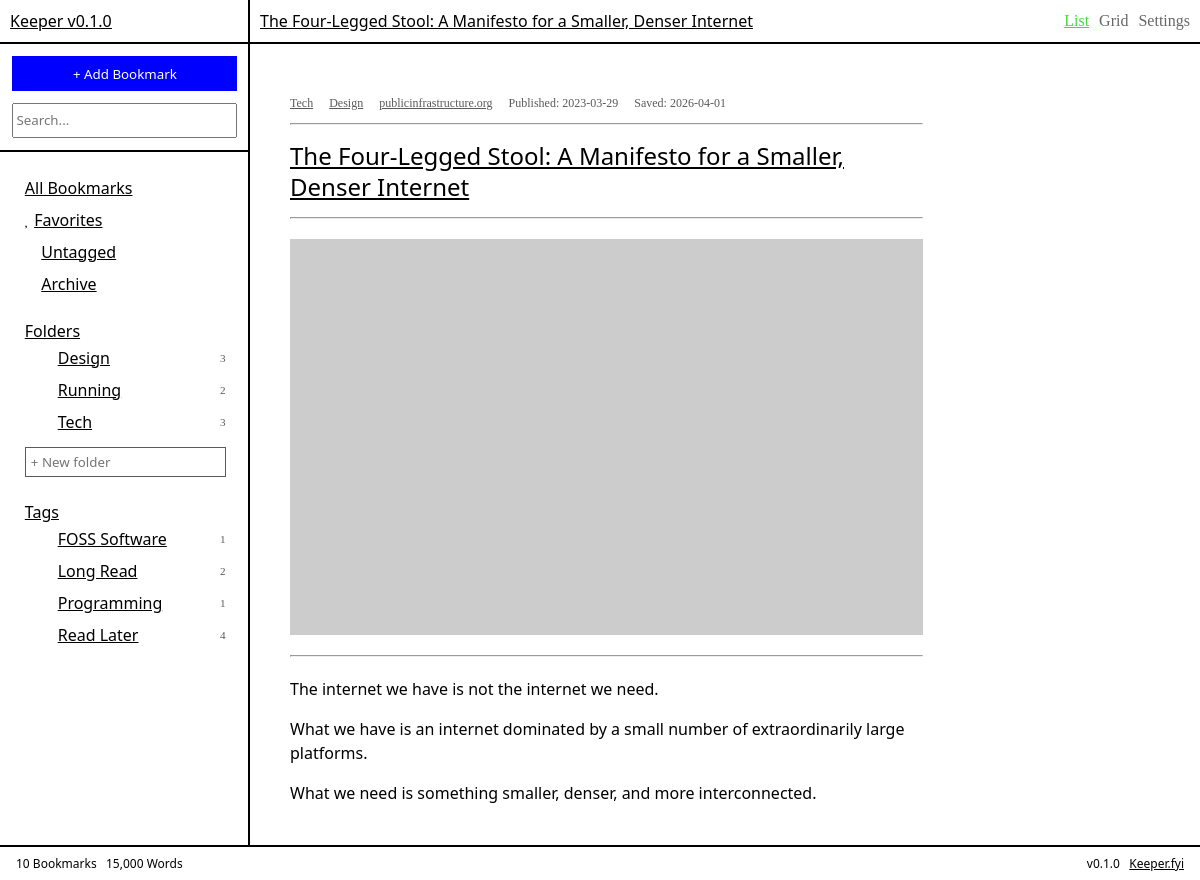
The app's page /bookmark/22 with its own data.
### tables this page shows
CREATE TABLE folders (
    id   INTEGER PRIMARY KEY AUTOINCREMENT,
    name TEXT UNIQUE NOT NULL
);

CREATE TABLE tags (
    id   INTEGER PRIMARY KEY AUTOINCREMENT,
    name TEXT UNIQUE NOT NULL
);

CREATE TABLE bookmarks (
    id            INTEGER PRIMARY KEY AUTOINCREMENT,
    url           TEXT NOT NULL,
    title         TEXT,
    description   TEXT,
    author        TEXT,
    content       TEXT,
    image_url     TEXT,
    favicon_url   TEXT,
    domain        TEXT,
    published     TEXT,
    saved_at      DATETIME DEFAULT CURRENT_TIMESTAMP,
    is_favorite   INTEGER DEFAULT 0,
    is_archived   INTEGER DEFAULT 0,
    word_count    INTEGER DEFAULT 0,
    site_name     TEXT,
    language      TEXT,
    read_time     INTEGER,
    canonical_url TEXT
, article_path TEXT);

### app.py (the view)
@app.route("/bookmark/<int:id>")
def reading(id):
    bookmark = get_bookmark(id)
    if not bookmark:
        return "Bookmark not found", 404
    folders = get_all_folders()
    tags = get_all_tags()
    return render_template("reading.html",
        bookmark=bookmark,
        folders=folders,
        tags=tags
    )

### db.py (called while the page is built)
def get_db():
    conn = sqlite3.connect("keeper.db")
    conn.row_factory = sqlite3.Row
    conn.execute("PRAGMA foreign_keys = ON")
    return conn

def get_bookmark(id):
    db = get_db()
    return db.execute("""
        SELECT b.*,
               GROUP_CONCAT(DISTINCT f.name) as folders,
               GROUP_CONCAT(DISTINCT t.name) as tags
        FROM bookmarks b
        LEFT JOIN bookmark_folders bf ON b.id = bf.bookmark_id
        LEFT JOIN folders f           ON bf.folder_id = f.id
        LEFT JOIN bookmark_tags bt    ON b.id = bt.bookmark_id
        LEFT JOIN tags t              ON bt.tag_id = t.id
        WHERE b.id = ?
        GROUP BY b.id
    """, (id,)).fetchone()

def get_all_folders():
    db = get_db()
    return db.execute("""
        SELECT f.*, COUNT(bf.bookmark_id) as bookmark_count
        FROM folders f
        LEFT JOIN bookmark_folders bf ON f.id = bf.folder_id
        LEFT JOIN bookmarks b ON bf.bookmark_id = b.id
            AND b.is_archived = 0
        GROUP BY f.id
        ORDER BY f.name ASC
    """).fetchall()

def get_all_tags():
    db = get_db()
    return db.execute("""
        SELECT t.*, COUNT(bt.bookmark_id) as bookmark_count
        FROM tags t
        LEFT JOIN bookmark_tags bt ON t.id = bt.tag_id
        LEFT JOIN bookmarks b ON bt.bookmark_id = b.id
            AND b.is_archived = 0
        GROUP BY t.id
        ORDER BY t.name ASC
    """).fetchall()

### templates/reading.html (shortened to what this page needs)
{% extends "base.html" %}
{% block topbar %}{{ bookmark['title'] }}{% endblock %}
{% block content %}
<div class="reading-view">
  <div class="reading-meta-top">
    {% if bookmark['folders'] %}
      {% for folder in bookmark['folders'].split(',') %}
        <a href="/folder/{{ folder }}" class="meta-link bookmark-folder">{{ folder }}</a>
      {% endfor %}
    {% endif %}
    <a href="{{ bookmark['url'] }}" class="meta-link bookmark-domain" target="_blank">
      {{ bookmark['domain'] }}
    </a>
    {% if bookmark['published'] %}
      <span class="bookmark-date">Published: {{ bookmark['published'] }}</span>
    {% endif %}
    <span class="bookmark-date">Saved: {{ bookmark['saved_at'] }}</span>
  </div>
  <hr>
  <h1 class="reading-title">
    <a href="{{ bookmark['url'] }}" target="_blank">{{ bookmark['title'] }}</a>
  </h1>
  <hr>
  {% if bookmark['image_url'] %}
  <div class="reading-hero">
    <img src="{{ bookmark['image_url'] }}" alt="hero image" />
  </div>
  <hr>
  {% endif %}
  <div class="reading-body">
    {% if bookmark['content'] %}
      {% for paragraph in bookmark['content'].split('\n\n') %}
        <p>{{ paragraph }}</p>
      {% endfor %}
    {% else %}
      <p class="reading-placeholder">
        No article content saved.
        <a href="{{ bookmark['url'] }}" target="_blank">Read on {{ bookmark['domain'] }}</a>
      </p>
    {% endif %}
  </div>
</div>
{% endblock %}

### templates/base.html (shortened to what this page needs)
<!doctype html>
<html lang="en">
  <head>
    <link rel="stylesheet" href="{{ url_for('static', filename='style.css') }}" />
  </head>
  <body>
    <div class="app">
      <div class="app-body">
        <div class="sidebar">
          <div class="sidebar-header"><a href="/">Keeper v0.1.0</a></div>
          <div class="function-box">
  <div id="add-bookmark-container">
    <button class="button" id="add-bookmark-btn" onclick="showAddForm()">
      + Add Bookmark
    </button>
  </div>
  <input
    class="search"
    type="search"
    name="q"
    placeholder="Search..."
    hx-get="/"
    hx-trigger="input delay:300ms"
    hx-target="#bookmark-list"
    hx-swap="innerHTML"
  />
</div>
          <div class="links">
            <ul class="main-links">
              <li>
                <a href="/"
                  hx-get="/"
                  hx-target="#bookmark-list"
                  hx-swap="innerHTML"
                  hx-push-url="true">All Bookmarks</a>
              </li>
              <li><span class="link-icon"></span>
                <a href="/favorites"
                  hx-get="/favorites"
                  hx-target="#bookmark-list"
                  hx-swap="innerHTML"
                  hx-push-url="true">Favorites
                </a>
              </li>
              <li><span class="link-icon">󱈠</span>
                <a href="/untagged"
                  hx-get="/untagged"
                  hx-target="#bookmark-list"
                  hx-swap="innerHTML"
                  hx-push-url="true">Untagged
                </a>
              </li>
              <li><span class="link-icon">󰀼</span>
                <a href="/archived"
                  hx-get="/archived"
                  hx-target="#bookmark-list"
                  hx-swap="innerHTML"
                  hx-push-url="true">Archive
                </a>
              </li>
            </ul>
          </div>
          <div class="links">
            <div class="link-title">Folders</div>
            {% include "partials/folder_list.html" %}
            <form hx-post="/folders"
                  hx-target="#folder-list"
                  hx-swap="outerHTML"
                  hx-on::after-request="this.reset()">
              <input class="sidebar-inline-input" type="text" name="name" placeholder="+ New folder" />
            </form>
          </div>
          <div class="links">
            <div class="link-title">Tags</div>
            <ul class="tag-links">
              {% for tag in tags %}
              <li>
                <span class="link-arrow">󰘍</span>
                <span class="link-icon">󰓹</span>
                <a href="/tag/{{ tag['name'] }}"
                    hx-get="/tag/{{ tag['name'] }}"
                    hx-target="#bookmark-list"
                    hx-swap="innerHTML"
                    hx-push-url="true">{{ tag['name'] }}</a>
                  <span class="link-count">{{ tag['bookmark_count'] }}</span>
                </li>
                {% endfor %}
            </ul>
          </div>
        </div>
        <main class="content">
          <div class="top-bar">
            <span class="top-bar-title">{% block topbar %}All Bookmarks{% endblock %}</span>
            <div class="top-bar-icons">
              <div hx-get="/"
                  hx-target="#bookmark-list"
                  hx-swap="innerHTML"
                  hx-push-url="true"
                  title="List View"
                  onclick="setActiveView(this)"
                  class="active">List</div>
                  <div hx-get="/grid"
                  hx-target="#bookmark-list"
                  hx-swap="innerHTML"
                  hx-push-url="true"
                  title="Grid View"
                  onclick="setActiveView(this)">Grid</div>
              <div title="Settings">Settings</div>
            </div>
          </div>
          <div class="bookmark-list" id="bookmark-list">
            {% block content %}
            {% endblock %}
          </div>
        </main>
      </div>
      <footer class="status-bar">
        <span>10 Bookmarks &nbsp; 15,000 Words</span>
        <span>v0.1.0 &nbsp; <a href="https://keeper.fyi">Keeper.fyi</a></span>
      </footer>
    </div>
  </body>
</html>

### templates/partials/folder_list.html
<ul class="folder-links" id="folder-list">
  {% for folder in folders %}
  <li>
    <span class="link-arrow">󰘍</span>
    <span class="link-icon"></span>
    <a href="/folder/{{ folder['name'] }}"
       hx-get="/folder/{{ folder['name'] }}"
       hx-target="#bookmark-list"
       hx-swap="innerHTML"
       hx-push-url="true">{{ folder['name'] }}</a>
    <span class="link-count">{{ folder['bookmark_count'] }}</span>
  </li>
  {% endfor %}
</ul>

### static/style.css (style rules this page uses)
* { box-sizing: border-box; margin: 0; }
:root { --keeper-blue: blue; --keeper-orange: #fb4402; --keeper-yellow: #e1fb8d; --keeper-green: #3dde3a; --keeper-purple: #2f0e68; --keeper-grey: #5a5a5a; font-size: 12pt; }
body { font-family: "Berkeley", system-ui, monospace; }
a { color: black; }
.app { display: flex; flex-direction: column; height: 100vh; }
.app-body { display: flex; flex: 1; overflow: hidden; }
.sidebar { width: 250px; flex-shrink: 0; border-right: 2px solid black; }
.sidebar-header { border-bottom: 2px solid black; padding: 10px; text-decoration: underline; }
.function-box { border-bottom: 2px solid black; padding: 5%; }
.button { width: 225px; height: 35px; background-color: var(--keeper-blue); color: white; font-family: inherit; appearance: none; border: none; cursor: pointer; margin-bottom: 5%; }
.search { width: 225px; height: 35px; color: black; cursor: pointer; font-family: inherit; }
.links { margin-top: 10%; margin-left: 10%; margin-bottom: 20px; }
.main-links, .folder-links, .tag-links { list-style: none; padding: 0; margin: 0; }
.links li { margin-bottom: 10px; display: flex; align-items: center; gap: 4px; cursor: pointer; }
.link-title { text-decoration: underline; margin-bottom: 5px; }
.link-arrow { color: black; font-family: "Commit Mono"; }
.link-icon { font-family: "Commit Mono"; }
.link-count { font-size: 0.7rem; color: var(--keeper-grey); font-family: "Commit Mono"; margin-left: auto; padding-right: 10%; }
.sidebar-inline-input { width: 90%; font-family: inherit; border: 1px solid var(--keeper-grey); padding: 5px; margin-top: 4px; margin-right: 5px; outline: none; }
.content { flex: 1; display: flex; flex-direction: column; overflow: hidden; }
.top-bar { flex-shrink: 0; display: flex; align-items: center; justify-content: space-between; padding: 10px; border-bottom: 2px solid black; }
.top-bar-title { font-size: 1em; text-decoration: underline; }
.top-bar-icons { display: flex; align-items: center; gap: 10px; font-family: "Commit Mono"; }
.top-bar-icons div { cursor: pointer; opacity: 0.6; }
.top-bar-icons div.active { opacity: 1; color: var(--keeper-green); text-decoration: underline; }
.bookmark-list { flex: 1; overflow-y: auto; }
.meta-link { position: relative; z-index: 1; text-decoration: underline; color: var(--keeper-grey); }
.reading-view { max-width: 75%; padding: 40px; display: flex; flex-direction: column; }
.reading-meta-top { display: flex; align-items: center; gap: 16px; font-size: 0.75rem; color: var(--keeper-grey); font-family: "Commit Mono"; padding: 12px 0; }
.reading-title { font-size: 1.5rem; font-weight: normal; line-height: 1.3; padding: 15px 0 15px 0; }
.reading-title a { color: inherit; text-decoration: underline; }
.reading-hero { padding: 20px 0; display: flex; flex-direction: column; gap: 8px; }
.reading-hero img { width: 100%; height: auto; display: block; }
.reading-body { padding-top: 20px; display: flex; flex-direction: column; gap: 16px; }
.reading-body p { line-height: 1.5; }
.status-bar { flex-shrink: 0; width: 100%; border-top: 2px solid black; padding: 8px 16px; display: flex; justify-content: space-between; font-size: 0.75rem; }

### records on screen
folders: name "Design", bookmark_count "3"
folders: name "Running", bookmark_count "2"
folders: name "Tech", bookmark_count "3"
tags: name "FOSS Software", bookmark_count "1"
tags: name "Long Read", bookmark_count "2"
tags: name "Programming", bookmark_count "1"
tags: name "Read Later", bookmark_count "4"
bookmarks: title "The Four-Legged Stool: A Manifesto for a Smaller, Denser Internet", domain "publicinfrastructure.org", published "2023-03-29", saved_at "2026-04-01"

### other values on screen
{{ folder }} "Tech" "Design"
{{ paragraph }} "The internet we have is not the internet we need." "What we have is an internet dominated by a small number of extraordinarily large platforms." "What we need is something smaller, denser, and more interconnected."
